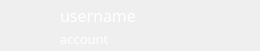
<?xml version="1.0" encoding="UTF-8"?>
<ui version="4.0">
 <class>UserListItem</class>
 <widget class="QWidget" name="UserListItem">
  <property name="geometry">
   <rect>
    <x>0</x>
    <y>0</y>
    <width>260</width>
    <height>51</height>
   </rect>
  </property>
  <property name="minimumSize">
   <size>
    <width>260</width>
    <height>51</height>
   </size>
  </property>
  <property name="maximumSize">
   <size>
    <width>260</width>
    <height>51</height>
   </size>
  </property>
  <property name="windowTitle">
   <string>Form</string>
  </property>
  <widget class="QLabel" name="label_headImage">
   <property name="geometry">
    <rect>
     <x>10</x>
     <y>5</y>
     <width>40</width>
     <height>40</height>
    </rect>
   </property>
   <property name="styleSheet">
    <string notr="true">border-image: url(:/images/defualtHead.jpg);
border-radius:15px</string>
   </property>
   <property name="text">
    <string/>
   </property>
  </widget>
  <widget class="QLabel" name="label_account">
   <property name="geometry">
    <rect>
     <x>60</x>
     <y>30</y>
     <width>201</width>
     <height>18</height>
    </rect>
   </property>
   <property name="font">
    <font>
     <family>楷体</family>
     <pointsize>10</pointsize>
    </font>
   </property>
   <property name="styleSheet">
    <string notr="true">color:rgb(255, 255, 255)</string>
   </property>
   <property name="text">
    <string>account</string>
   </property>
  </widget>
  <widget class="QLabel" name="label_name">
   <property name="geometry">
    <rect>
     <x>60</x>
     <y>5</y>
     <width>201</width>
     <height>20</height>
    </rect>
   </property>
   <property name="font">
    <font>
     <family>楷体</family>
     <pointsize>12</pointsize>
     <weight>50</weight>
     <bold>false</bold>
    </font>
   </property>
   <property name="styleSheet">
    <string notr="true">color:rgb(255, 255, 255)</string>
   </property>
   <property name="text">
    <string>username</string>
   </property>
  </widget>
  <widget class="QLabel" name="label_bg">
   <property name="enabled">
    <bool>true</bool>
   </property>
   <property name="geometry">
    <rect>
     <x>0</x>
     <y>0</y>
     <width>260</width>
     <height>51</height>
    </rect>
   </property>
   <property name="minimumSize">
    <size>
     <width>260</width>
     <height>51</height>
    </size>
   </property>
   <property name="maximumSize">
    <size>
     <width>260</width>
     <height>51</height>
    </size>
   </property>
   <property name="styleSheet">
    <string notr="true">QLabel{
	background-color : rgb(255, 255, 255, 1%);
   
}
:hover{
 border:2px solid rgb(12, 255, 235);
}</string>
   </property>
   <property name="text">
    <string/>
   </property>
  </widget>
 </widget>
 <resources/>
 <connections/>
</ui>
